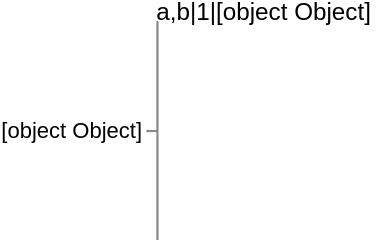

Source (Vega-Lite JSON):
### Vega specification from a JSON file in a GitHub repository (floating-point values rounded to 4 significant figures)
{"width": 100, "height": 100, "data": [{"name": "t", "values": [{"c": "a"}, {"c": "b"}, {"c": "b"}]}], "scales": [{"name": "s", "type": "point", "domain": {"data": "t", "field": {"signal": "'c'"}}, "range": "height"}, {"name": "u", "type": "point", "domain": {"data": "t", "field": {"signal": "1/0"}}, "range": "height"}], "axes": [{"orient": "left", "scale": "u"}], "marks": [{"type": "text", "encode": {"enter": {"text": {"signal": "join(domain('s'), ',') + '|' + length(domain('u')) + '|' + domain('u')[0]"}}}}]}
